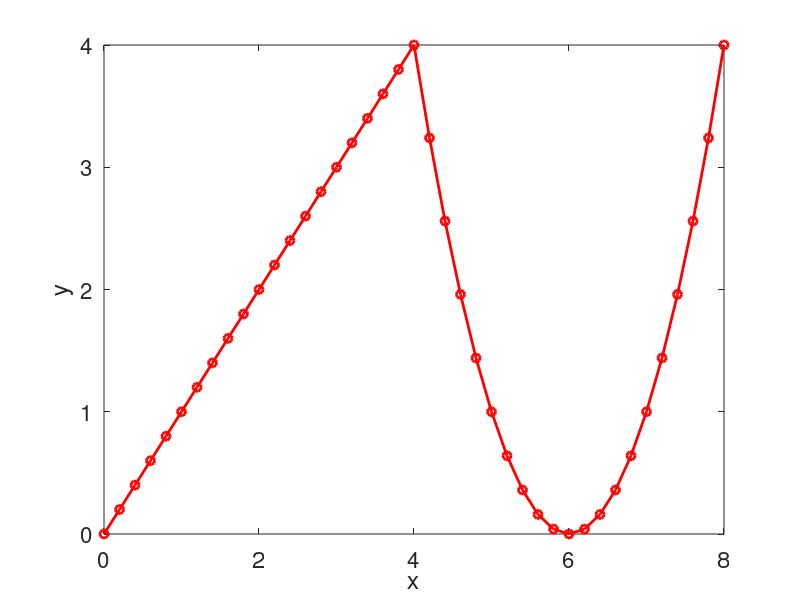

Here is the MATLAB script that generated this plot:
% Capacitate en Octave - 2019 - FCAI-UNCuyo
% https://introoctave.github.io/capacitoctave
% Jornadas de Investigación y Enseñanza de las Ciencias Experimentales (JEICE)
%
% Trabajo Practico 4

% Este es un script que contiene una funcion rampa(x).
% Primero se crea la funcion y finalmente se comprueba que funcione.

clear 
close all
clc

% ---------------------------------------------------------------
% 1) Creamos la funcion:

function y=rampa(x)
  % Esta funcion le asigna un valor de y a x, siguiendo dos criterios diferentes,
  % los cuales se encontraran en el practico del curso. 

  % se crea un vector de ceros "y" donde se pretenden guardar
  % los valores de la funcion
  y = zeros(size(x));
    
  %para cada elemento de x se calcula el valor de y
  for i = 1:length(x)
    if x(i) >= 4
      y(i) = (x(i)-6)^2;
    else 
      y(i) = x(i);
    end
  end
endfunction 

% ---------------------------------------------------------------
% 2) Comprobamos que la funcion tp4_rampa funciona correctamente
x=linspace(0,8,41);
y=rampa(x);
plot(x,y,'ro-','linewidth',2)
xlabel('x','fontsize',20)
ylabel('y','fontsize',20)
set(gca,'fontsize',16)
